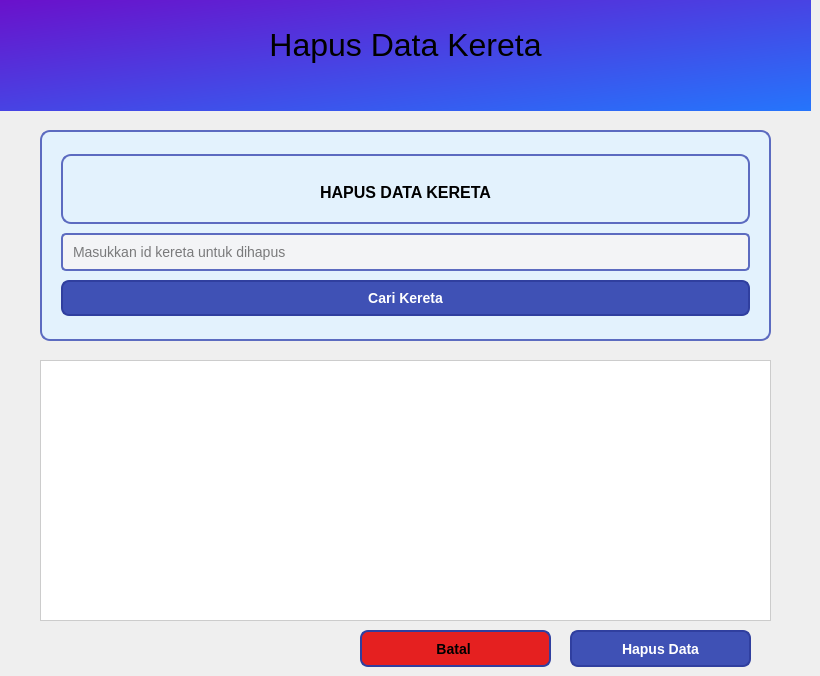
     <widget class="QWidget" name="Hapus_jadwal_kereta">
      <widget class="QTextBrowser" name="Hapus_Data">
       <property name="geometry">
        <rect>
         <x>0</x>
         <y>0</y>
         <width>811</width>
         <height>111</height>
        </rect>
       </property>
       <property name="styleSheet">
        <string notr="true">background: qlineargradient(x1:0, y1:0, x2:1, y2:1, stop:0 #6a11cb, stop:1 #2575fc);
border-radius: 0px;
</string>
       </property>
       <property name="html">
        <string>&lt;!DOCTYPE HTML PUBLIC &quot;-//W3C//DTD HTML 4.0//EN&quot; &quot;http://www.w3.org/TR/REC-html40/strict.dtd&quot;&gt;
&lt;html&gt;&lt;head&gt;&lt;meta name=&quot;qrichtext&quot; content=&quot;1&quot; /&gt;&lt;style type=&quot;text/css&quot;&gt;
p, li { white-space: pre-wrap; }
&lt;/style&gt;&lt;/head&gt;&lt;body style=&quot; font-family:'MS Shell Dlg 2'; font-size:8.25pt; font-weight:400; font-style:normal;&quot;&gt;
&lt;p align=&quot;center&quot; style=&quot;-qt-paragraph-type:empty; margin-top:0px; margin-bottom:0px; margin-left:0px; margin-right:0px; -qt-block-indent:0; text-indent:0px; font-size:7.8pt;&quot;&gt;&lt;br /&gt;&lt;/p&gt;
&lt;p align=&quot;center&quot; style=&quot; margin-top:0px; margin-bottom:0px; margin-left:0px; margin-right:0px; -qt-block-indent:0; text-indent:0px;&quot;&gt;&lt;span style=&quot; font-size:6pt;&quot;&gt; &lt;/span&gt;&lt;/p&gt;
&lt;p align=&quot;center&quot; style=&quot; margin-top:0px; margin-bottom:0px; margin-left:0px; margin-right:0px; -qt-block-indent:0; text-indent:0px;&quot;&gt;&lt;span style=&quot; font-size:24pt;&quot;&gt;Hapus Data Kereta&lt;/span&gt;&lt;/p&gt;&lt;/body&gt;&lt;/html&gt;</string>
       </property>
      </widget>
      <widget class="QFrame" name="Form_Hapus_Data">
       <property name="geometry">
        <rect>
         <x>40</x>
         <y>130</y>
         <width>731</width>
         <height>211</height>
        </rect>
       </property>
       <property name="styleSheet">
        <string notr="true">QFrame {
    background-color: #E3F2FD; /* Warna latar belakang */
    border: 2px solid #5C6BC0; /* Warna border */
    border-radius: 10px; /* Membuat sudut melengkung */
    padding: 10px; /* Memberikan jarak dalam frame */
}

QFrame#mainFrame {
    background-color: #FFFFFF; /* Warna latar belakang utama */
    border: 3px solid #3F51B5; /* Warna border lebih tebal */
    border-radius: 12px;
    padding: 15px;
}

QFrame#sidePanel {
    background-color: #E1E1E1; /* Warna untuk panel samping */
    border-right: 4px solid #3F51B5; /* Border hanya di sebelah kanan */
}
</string>
       </property>
       <layout class="QVBoxLayout" name="verticalLayout_3">
        <item>
         <widget class="QTextBrowser" name="Hapus_Data_kereta">
          <property name="maximumSize">
           <size>
            <width>16777215</width>
            <height>70</height>
           </size>
          </property>
          <property name="html">
           <string>&lt;!DOCTYPE HTML PUBLIC &quot;-//W3C//DTD HTML 4.0//EN&quot; &quot;http://www.w3.org/TR/REC-html40/strict.dtd&quot;&gt;
&lt;html&gt;&lt;head&gt;&lt;meta name=&quot;qrichtext&quot; content=&quot;1&quot; /&gt;&lt;style type=&quot;text/css&quot;&gt;
p, li { white-space: pre-wrap; }
&lt;/style&gt;&lt;/head&gt;&lt;body style=&quot; font-family:'MS Shell Dlg 2'; font-size:8.25pt; font-weight:400; font-style:normal;&quot;&gt;
&lt;p align=&quot;center&quot; style=&quot;-qt-paragraph-type:empty; margin-top:0px; margin-bottom:0px; margin-left:0px; margin-right:0px; -qt-block-indent:0; text-indent:0px;&quot;&gt;&lt;br /&gt;&lt;/p&gt;
&lt;p align=&quot;center&quot; style=&quot; margin-top:0px; margin-bottom:0px; margin-left:0px; margin-right:0px; -qt-block-indent:0; text-indent:0px;&quot;&gt;&lt;span style=&quot; font-size:12pt; font-weight:600;&quot;&gt;HAPUS DATA KERETA&lt;/span&gt;&lt;/p&gt;&lt;/body&gt;&lt;/html&gt;</string>
          </property>
         </widget>
        </item>
        <item>
         <widget class="QLineEdit" name="input_id_Hapus_kereta">
          <property name="styleSheet">
           <string notr="true">QLineEdit {
    font-size: 14px;
    padding: 8px;
    border: 2px solid #5C6BC0; /* Warna border */
    border-radius: 5px;
    background-color: #F3F4F6; /* Warna latar */
    selection-background-color: #7986CB; /* Warna saat teks dipilih */
}

QLineEdit:focus {
    border: 2px solid #3F51B5; /* Warna border saat fokus */
    background-color: #FFFFFF; /* Warna latar saat fokus */
}
</string>
          </property>
          <property name="text">
           <string/>
          </property>
          <property name="placeholderText">
           <string>Masukkan id kereta untuk dihapus</string>
          </property>
         </widget>
        </item>
        <item>
         <widget class="QPushButton" name="Cari_KeretaYangDihapus">
          <property name="layoutDirection">
           <enum>Qt::LeftToRight</enum>
          </property>
          <property name="styleSheet">
           <string notr="true">QPushButton {
    background-color: #3F51B5; /* Warna biru */
    color: white; /* Warna teks putih */
    font-size: 14px;
    font-weight: bold;
    border: 2px solid #303F9F; /* Border biru tua */
    border-radius: 8px; /* Membuat sudut tombol membulat */
    padding: 8px 15px; /* Jarak dalam tombol */
}

QPushButton:hover {
    background-color: #303F9F; /* Warna lebih gelap saat hover */
    border: 2px solid #1A237E;
}

QPushButton:pressed {
    background-color: #1A237E; /* Warna lebih gelap saat ditekan */
    border: 2px solid #000051;
}
</string>
          </property>
          <property name="text">
           <string>Cari Kereta</string>
          </property>
         </widget>
        </item>
       </layout>
      </widget>
      <widget class="QPushButton" name="tombol_batal">
       <property name="geometry">
        <rect>
         <x>360</x>
         <y>630</y>
         <width>191</width>
         <height>37</height>
        </rect>
       </property>
       <property name="layoutDirection">
        <enum>Qt::LeftToRight</enum>
       </property>
       <property name="styleSheet">
        <string notr="true">QPushButton {
    background-color: #E52020 ; /* Warna biru */
    color: black; /* Warna teks putih */
    font-size: 14px;
    font-weight: bold;
    border: 2px solid #303F9F; /* Border biru tua */
    border-radius: 8px; /* Membuat sudut tombol membulat */
    padding: 8px 15px; /* Jarak dalam tombol */
}

QPushButton:hover {
    background-color: #982B1C; /* Warna lebih gelap saat hover */
    border: 2px solid #1A237E;
}

QPushButton:pressed {
    background-color: #1D1616; /* Warna lebih gelap saat ditekan */
    border: 2px solid #000051;
}
</string>
       </property>
       <property name="text">
        <string>Batal </string>
       </property>
      </widget>
      <widget class="QPushButton" name="tombol_hapus_data">
       <property name="geometry">
        <rect>
         <x>570</x>
         <y>630</y>
         <width>181</width>
         <height>37</height>
        </rect>
       </property>
       <property name="layoutDirection">
        <enum>Qt::LeftToRight</enum>
       </property>
       <property name="styleSheet">
        <string notr="true">QPushButton {
    background-color: #3F51B5; /* Warna biru */
    color: white; /* Warna teks putih */
    font-size: 14px;
    font-weight: bold;
    border: 2px solid #303F9F; /* Border biru tua */
    border-radius: 8px; /* Membuat sudut tombol membulat */
    padding: 8px 15px; /* Jarak dalam tombol */
}

QPushButton:hover {
    background-color: #303F9F; /* Warna lebih gelap saat hover */
    border: 2px solid #1A237E;
}

QPushButton:pressed {
    background-color: #1A237E; /* Warna lebih gelap saat ditekan */
    border: 2px solid #000051;
}
</string>
       </property>
       <property name="text">
        <string>Hapus Data</string>
       </property>
      </widget>
      <widget class="QTableWidget" name="tableWidget_Hapus_Data">
       <property name="geometry">
        <rect>
         <x>40</x>
         <y>360</y>
         <width>731</width>
         <height>261</height>
        </rect>
       </property>
       <property name="styleSheet">
        <string notr="true">QTableWidget {
    border: 1px solid #ccc;
    gridline-color: #aaa;
    font-size: 12pt;
    background-color: white;
    alternate-background-color: #f9f9f9;
}

QHeaderView::section {
    background-color: #e0e0e0;
    padding: 6px;
    font-size: 12pt;
    font-weight: bold;
    border: 1px solid #bbb;
}

QTableWidget::item {
    padding: 6px;
}

QTableWidget QTableCornerButton::section {
    background: transparent;
    border: none;
}
</string>
       </property>
      </widget>
      <zorder>tableWidget_Hapus_Data</zorder>
      <zorder>Hapus_Data</zorder>
      <zorder>Form_Hapus_Data</zorder>
      <zorder>tombol_batal</zorder>
      <zorder>tombol_hapus_data</zorder>
     </widget>
